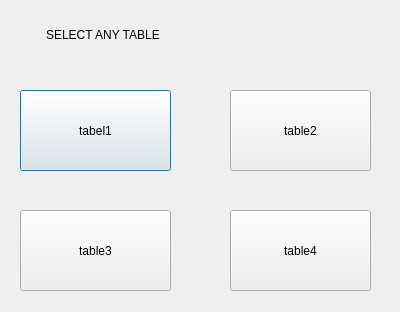
<?xml version="1.0" encoding="UTF-8"?>
<ui version="4.0">
 <class>tabelsDialog</class>
 <widget class="QDialog" name="tabelsDialog">
  <property name="geometry">
   <rect>
    <x>0</x>
    <y>0</y>
    <width>400</width>
    <height>312</height>
   </rect>
  </property>
  <property name="windowTitle">
   <string>Dialog</string>
  </property>
  <widget class="QPushButton" name="pushButton">
   <property name="geometry">
    <rect>
     <x>20</x>
     <y>90</y>
     <width>151</width>
     <height>81</height>
    </rect>
   </property>
   <property name="text">
    <string>tabel1</string>
   </property>
  </widget>
  <widget class="QPushButton" name="pushButton_2">
   <property name="geometry">
    <rect>
     <x>230</x>
     <y>90</y>
     <width>141</width>
     <height>81</height>
    </rect>
   </property>
   <property name="text">
    <string>table2</string>
   </property>
  </widget>
  <widget class="QPushButton" name="pushButton_3">
   <property name="geometry">
    <rect>
     <x>20</x>
     <y>210</y>
     <width>151</width>
     <height>81</height>
    </rect>
   </property>
   <property name="text">
    <string>table3</string>
   </property>
  </widget>
  <widget class="QPushButton" name="pushButton_4">
   <property name="geometry">
    <rect>
     <x>230</x>
     <y>210</y>
     <width>141</width>
     <height>81</height>
    </rect>
   </property>
   <property name="text">
    <string>table4</string>
   </property>
  </widget>
  <widget class="QLabel" name="label">
   <property name="geometry">
    <rect>
     <x>46</x>
     <y>19</y>
     <width>291</width>
     <height>31</height>
    </rect>
   </property>
   <property name="text">
    <string>SELECT ANY TABLE</string>
   </property>
  </widget>
 </widget>
 <resources/>
 <connections/>
</ui>
